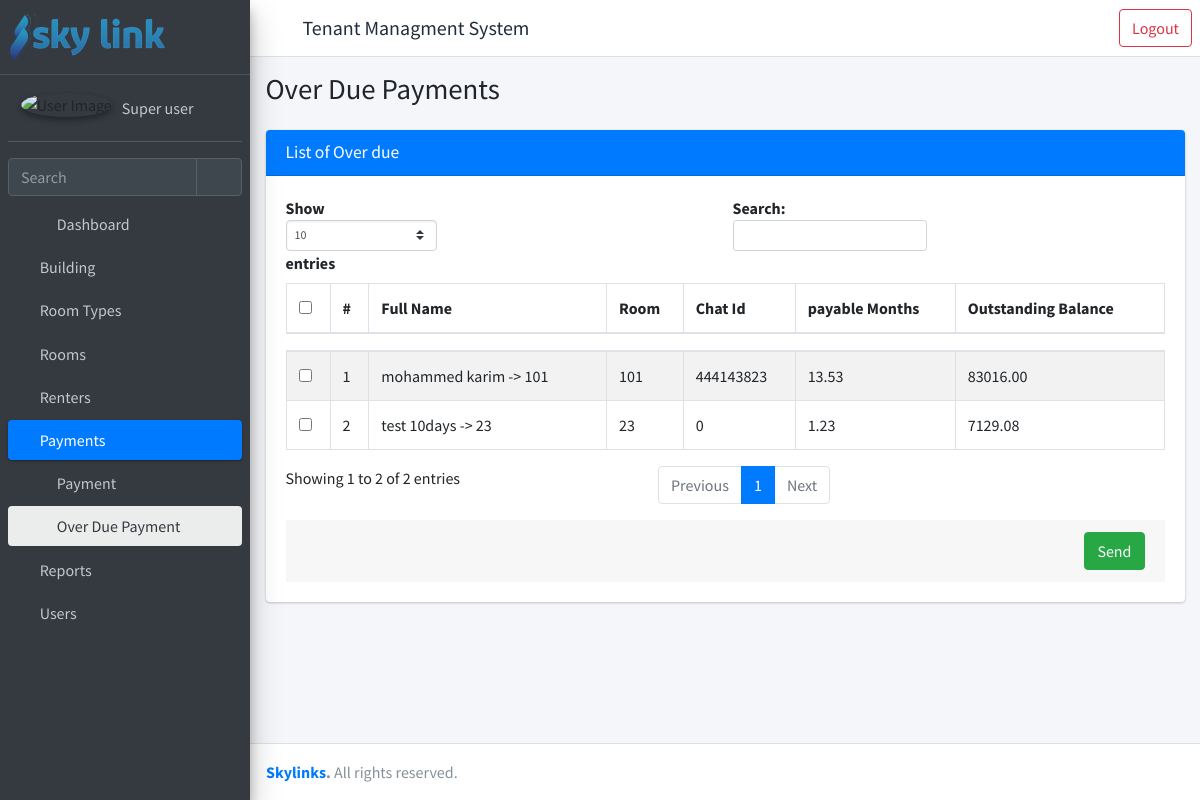
/over-due/ (signed in), run on an earlier commit of the app's database.
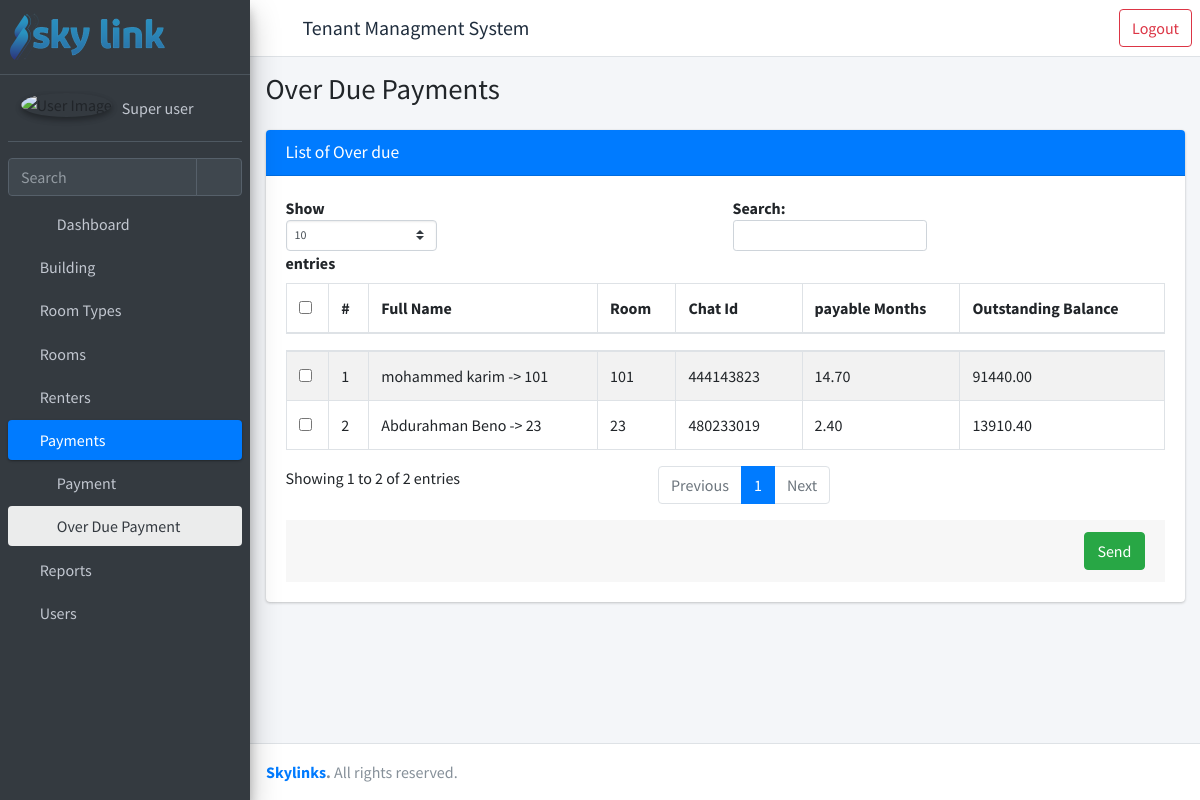
And on a later commit of the database.
### rent/models.py (models this page shows, shortened)
class Report(models.Model):
    renter = models.ForeignKey("rent.Renter", verbose_name=_("Invoice No."), on_delete=models.CASCADE)
    payable_month = models.DecimalField(_("Payable Month"), max_digits=20, decimal_places=2, default=0)
    payable_amount = models.DecimalField(_("Payable Amount"), max_digits=10, decimal_places=2, default=0)
    total_paid = models.DecimalField(_("Total Paid"), max_digits=10, decimal_places=2, default=0, editable=False)
    @property
    def outstanding_balance(self):
        return round(self.payable_amount - self.total_paid, 2)

class Renter(models.Model) :
    first_name = models.CharField(_("First Name"), max_length=30)
    last_name = models.CharField(_("Last Name"), max_length=30)
    phone = models.CharField(_("Phone number"), max_length=30)
    id_no = models.CharField(_("ID No."), max_length=50)
    deposited_amount = models.DecimalField(_("Deposited Amount"), max_digits=15, decimal_places=2, default=0)
    date_admitted = models.DateField(_("Date Admitted"), default=timezone.now)
    room = models.ForeignKey("rent.Room", verbose_name=_("Room"), on_delete=models.PROTECT, related_name="rents")
    chat_id = models.CharField(_("Chat ID"), max_length=50 ,default= 0)
    is_rented = models.BooleanField(_("Is Rented"), default=True)
    date_left = models.DateField(_("Date Field"), blank=True, null=True)
    created_by = models.ForeignKey(settings.AUTH_USER_MODEL, verbose_name=_("Created By"), on_delete=models.PROTECT, related_name="created_by_renter")
    created_date = models.DateTimeField(_("Created Date"), auto_now_add=True)
    updated_by = models.ForeignKey(settings.AUTH_USER_MODEL, verbose_name=_("Updated By"), on_delete=models.PROTECT, related_name="updated_by_renter")
    updated_date = models.DateTimeField(_("Updated Date"), auto_now=True)
    def full_name(self) -> str:
        return self.first_name + ' ' + self.last_name
    def __str__(self) -> str:
        return self.full_name() + f' -> {self.room}'

class Room(models.Model):
    building = models.ForeignKey("rent.Building", verbose_name=_("Building"), on_delete=models.PROTECT)
    floor_no = models.PositiveIntegerField(_("Floor No."))
    room_type = models.ForeignKey("rent.RoomType", verbose_name=_("Room Type"), on_delete=models.PROTECT)
    room_no = models.CharField(_("Room No."),max_length=10)
    width = models.DecimalField(_("Room Width"), max_digits=5, decimal_places=2, blank=True, null=True)
    length = models.DecimalField(_("Room Length"), max_digits=5, decimal_places=2, blank=True, null= True)
    area = models.DecimalField(_("Area"), max_digits=10, decimal_places=2)
    price_msq = models.DecimalField(_("Price per MSq"), max_digits=10, decimal_places=2)
    status = models.CharField(_("Status"), max_length=50, choices=STATUS_CHOICES, default="vacant")
    total_price = models.DecimalField(_("Total Price"), max_digits=10, decimal_places=2)
    is_active = models.BooleanField(default=True)
    created_by = models.ForeignKey(settings.AUTH_USER_MODEL, verbose_name=_("Created By"), on_delete=models.PROTECT, related_name="created_by_room")
    created_date = models.DateTimeField(_("Created Date"), auto_now_add=True)
    updated_by = models.ForeignKey(settings.AUTH_USER_MODEL, verbose_name=_("Updated By"), on_delete=models.PROTECT, related_name="updated_by_room")
    updated_date = models.DateTimeField(_("Updated Date"), auto_now=True)
    def __str__(self) -> str:
        return self.room_no

### rent/views.py (the view, shortened to what this page needs)
# urls.py: path("over-due/", views.OverDuePaymentListView, name = "over-due"),
@login_required
@permission_required(perm = "rent.view_payment", raise_exception=True)
def OverDuePaymentListView(request):
    reports = Report.objects.all()
    over_due = []
    for report in reports :
        if report.outstanding_balance >  0 :
            over_due.append(report)
    context = {
            "object_list": over_due,
            "open":"overdue",
            "title" :"Over Due Payments",
            'obj_model': 'over due',
            **permissions(request),
        }
    return render(request, "rent/over-due-list.html", context)

### templates/rent/over-due-list.html (shortened to what this page needs)
{% extends 'rent/homepage.html' %}
{% load static %}
{% block main_page %}
<div class="content">
    <div class="container-fluid">
        <div class="card">
            <div class="card-header bg-primary">
                <h3 class="card-title ">List of {{ obj_model.capitalize }}</h3>
            </div>
            <div class="card-body">
                <form method='POST'>
                    {% csrf_token %}
                    <table id="example1" class="table table-bordered table-striped" width="100%">
                        <thead>
                            <tr class="sorting sorting_desc">
                                <th ><input type='checkbox' id="table_selector"></th>
                                <th >#</th>
                                <th>Full Name</th>
                                <th>Room</th>
                                <th>Chat Id</th>
                                <th>payable Months</th>
                                <th>Outstanding Balance</th>
                            </tr>
                        </thead>
                        <tbody>
                            {% if object_list|length > 0 %}
                                {% for data in object_list %}
                                    <tr>
                                        <td><input type='checkbox' id="row{{ forloop.counter }}" name="selected_id" value = '{{data.id}}'></td>
                                        <td>{{ forloop.counter }}</td>
                                        <td>{{ data.renter }}</td>
                                        <td>{{ data.renter.room }}</td>
                                        <td>{{ data.renter.chat_id }}</td>
                                        <td>{{ data.payable_month}}</td>
                                        <td>{{ data.outstanding_balance  }}</td>
                                    </tr>
                                {% endfor %}
                            {% else %}
                                <tr>
                                    <td colspan="7" class="dataTables_empty text-center" valign="top">No records found</td>
                                </tr>
                            {% endif %}
                        </tbody>
                    </table>
                    <div class="card-footer">
                        <input type="Submit" class="btn btn-success float-right" value="Send">
                    </div>
                </form>
            </div>
        </div>
    </div>
</div>
{% endblock main_page %}
{% load static %}

### templates/rent/homepage.html (shortened to what this page needs)
{% load static %}
<!DOCTYPE html>
<html lang="en">
<head>
  <link rel="stylesheet" href=" {% static 'plugins/fontawesome-free/css/all.min.css' %} ">
  <link rel="stylesheet" href="{% static 'plugins/sweetalert2-theme-bootstrap-4/bootstrap-4.min.css' %}">
  <link rel="stylesheet" href=" {% static 'dist/css/adminlte.min.css' %}">
</head>
<body class="hold-transition sidebar-mini" >
  <div class="wrapper">
    <nav class="main-header navbar navbar-expand navbar-white navbar-light d-flex">
      <ul class="navbar-nav">
        <li class="nav-item">
          <a class="nav-link" data-widget="pushmenu" href="#" role="button"><i class="fas fa-bars"></i></a>
        </li>
        <li class="nav-item d-none d-sm-flex align-self-center">
          <h5 href="{% url 'home' %}" class="nav-item">Tenant Managment System</h5>
        </li>
      </ul>
          <ul class="navbar-nav ml-auto">
            <li>
              <a class="btn btn-outline-danger ml-auto" href = "{% url 'logout' %}">Logout</a>
            </li>
          </ul>
    </nav>
    <aside class="main-sidebar sidebar-dark-primary elevation-4">
      <a href="{% url 'home'%}" class="brand-link">
        <img src=" {% static 'images/skylink.png' %}" alt="AdminLTE Logo"
          style="opacity: .8">
      </a>
      <div class="sidebar">
        <div class="user-panel mt-3 pb-3 mb-3 d-flex">
          <div class="image">
            <img src=" {% static 'dist/img/avatar.png' %} " class="img-circle elevation-2" alt="User Image">
          </div>
          <div class="info">
            <a href="{% url 'user-info' %}" class="d-block">{{request.user.get_full_name}}</a>
          </div>
        </div>
        <div class="form-inline">
          <div class="input-group" data-widget="sidebar-search">
            <input class="form-control form-control-sidebar" type="search" placeholder="Search" aria-label="Search">
            <div class="input-group-append">
              <button class="btn btn-sidebar">
                <i class="fas fa-search fa-fw"></i>
              </button>
            </div>
          </div>
        </div>
        <nav class="mt-2">
          <ul class="nav nav-pills nav-sidebar flex-column" data-widget="treeview" role="menu" data-accordion="false">
            <li class="nav-item">
              <a href="{% url 'home' %}" class="nav-link {% if open == "dashboard" %}active{% endif %}">
                <i class="nav-icon fas fa-chart-pie"></i>
                <p>
                  Dashboard
                </p>
              </a>
            </li>
            {% if building_permission %}
              <li class="nav-item">
                <a href="{% url 'list-buildings' %}" class="nav-link {% if open == "building" %}active{% endif %}">
                  <i class="fa fa-building" aria-hidden="true"></i>
                  <p>
                    Building
                  </p>
                </a>
              </li>
            {% endif %}
            {% if roomtype_permission %}
            <li class="nav-item">
              <a href="{% url 'list-roomtypes' %}" class="nav-link {% if open == "roomtype" %}active{% endif %}">
                <i class="fa fa-building" aria-hidden="true"></i>
                <p>
                  Room Types
                </p>
              </a>
            </li>
          {% endif %}
            {% if roomtype_permission %}
              <li class="nav-item">
                <a href="{% url 'list-rooms' %}" class="nav-link {% if open == 'room' %}active{% endif %}">
                  <i class="fa fa-building" aria-hidden="true"></i>
                  <p>
                    Rooms
                  </p>
                </a>
              </li>
            {% endif %}
            {% if renter_permission %}
            <li class="nav-item">
              <a href="{% url 'list-renters' %}" class="nav-link {% if open == 'renter' %}active{% endif %}">
                <i class="fa fa-users" aria-hidden="true"></i>
                <p>
                  Renters
                </p>
              </a>
            </li>
            {% endif %}
            {% if payment_permission %}
              <li class="nav-item {% if open == "payment" %}menu-open{% elif open == "overdue"%} menu-open {% elif open == "penality"%}menu-open {% endif %} ">
                <a href="{% url 'list-payments' %}" class="nav-link {% if open == "payment" %}active {% elif open == "overdue"%} active {% elif open == "penality"%} active {% endif %}">
                  <i class="fa fa-credit-card" aria-hidden="true"></i>
                  <p>
                    Payments
                  </p>
                </a>
                <ul class="nav nav-treeview">
                  <li class="nav-item">
                    <a href="{% url 'list-payments' %}" class="nav-link {% if open == "payment" %} active{% endif %}">
                      {% if open == "payment" %}  <i class="far fa-dot-circle nav-icon"></i> {% else %} <i class="far fa-circle nav-icon"></i> {% endif %}
                      <p>Payment</p>
                    </a>
                  </li>
                </ul>
                <ul class="nav nav-treeview">
                  <li class="nav-item">
                    <a href="{% url 'over-due' %}" class="nav-link {% if open == "overdue" %}active{% endif %}">
                      {% if open == "overdue" %}  <i class="far fa-dot-circle nav-icon"></i>{%else %}<i class="far fa-circle nav-icon"></i>{% endif %}
                      <p>Over Due Payment</p>
                    </a>
                  </li>
                </ul>
              </li>
            {% endif %}
            {% if report_permission %}
              <li class="nav-item">
                <a href="{% url 'list-menu-reports' %}" class="nav-link {% if open == "report" %}active{% endif %}">
                  <i class="fa fa-folder" aria-hidden="true"></i>
                  <p>
                    Reports
                  </p>
                </a>
              </li>
            {% endif %}
            {% if user_permission %}
              <li class="nav-item">
                <a href="{% url 'list-users' %}" class="nav-link {% if open == "user" %}active{% endif %}">
                  <i class="fa fa-users" aria-hidden="true"></i>
                  <p>
                    Users
                  </p>
                </a>
              </li>
            {% endif %}
          </ul>
        </nav>
      </div>
    </aside>
    <div class="content-wrapper">
      <div class="content-header">
        <div class="container-fluid">
          <div class="row mb-2">
            <div class="col-sm-6">
              <h1 class="m-0">{{ title }}</h1>
            </div>
          </div>
        </div>
      </div>
      {% block main_page %}
      {% endblock main_page %}
    </div>
    <footer class="main-footer">
      <strong><a href="{% url 'home' %}">Skylinks</a>.</strong> All rights reserved.
    </footer>
  </div>
</body>
</html>

What changed in the data, as far as the page shows it:
changed Report "mohammed karim -> 101": payable_month "13.53" → "14.70"; outstanding_balance "83016.00" → "91440.00"
changed Report: renter "test 10days -> 23" → "Abdurahman Beno -> 23"; renter.chat_id "0" → "480233019"; payable_month "1.23" → "2.40"; outstanding_balance "7129.08" → "13910.40"
